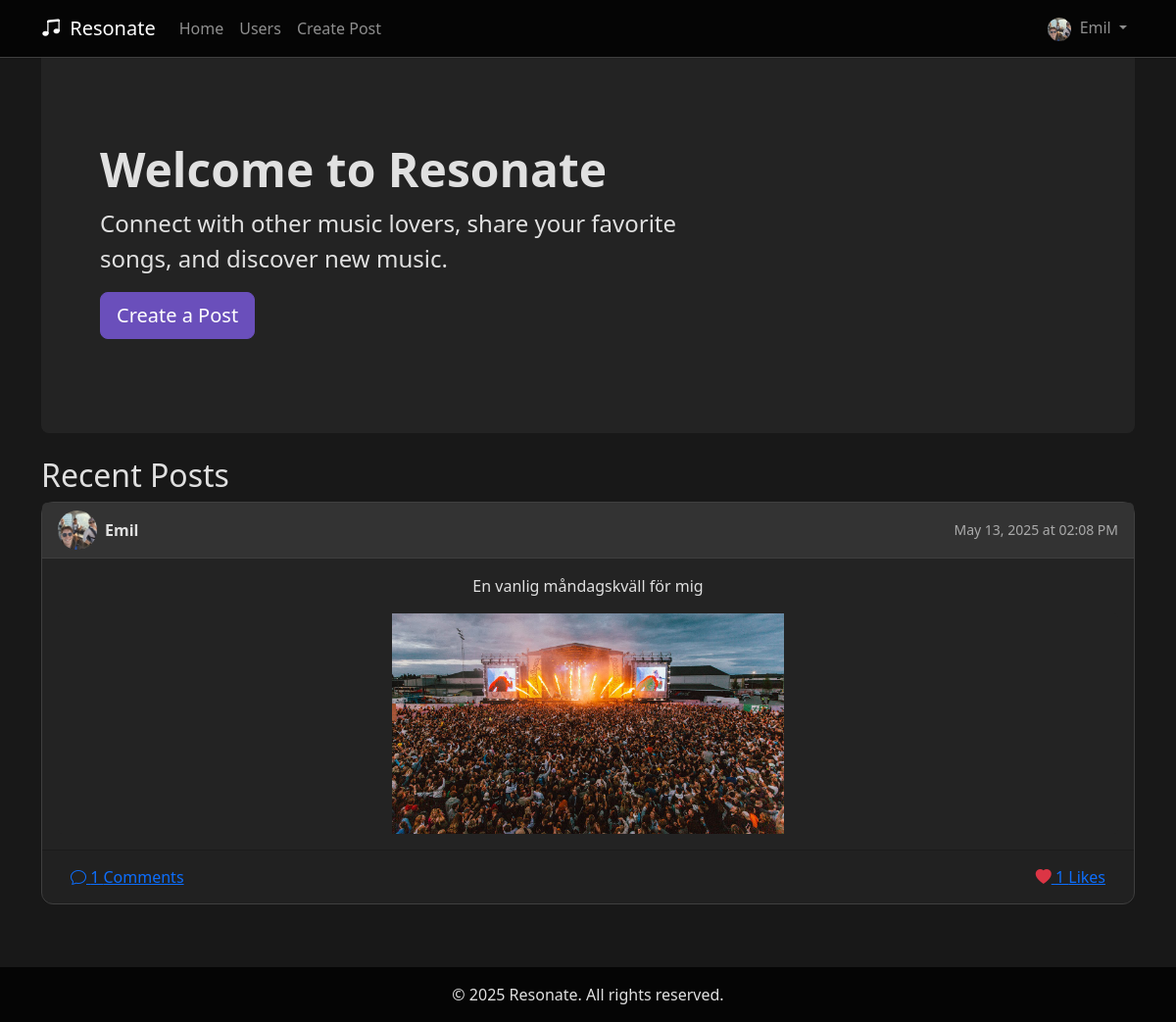
Page / (signed in) on the committed database.
### app.py (models this page shows, shortened)
class User(UserMixin, db.Model):
    __tablename__ = 'users'
    userId = db.Column(db.String(36), primary_key=True, default=lambda: str(uuid.uuid4()))
    username = db.Column(db.String(80), nullable=False)
    email = db.Column(db.String(120), unique=True, nullable=False)
    password = db.Column(db.String(128))
    profilePicture = db.Column(db.String, nullable=True, default='default.jpg')
    favoriteGenres = db.Column(db.String, nullable=True)
    createdAt = db.Column(db.DateTime, default=datetime.utcnow)
    spotify_access_token = db.Column(db.String(255), nullable=True)
    spotify_refresh_token = db.Column(db.String(255), nullable=True)
    spotify_user_id = db.Column(db.String(255), nullable=True)
    spotify_token_expiry = db.Column(db.DateTime, nullable=True)
    bio = db.Column(db.Text, nullable=True)
    sotd_title = db.Column(db.String(200), nullable=True)
    sotd_artist = db.Column(db.String(200), nullable=True)
    song_picture = db.Column(db.String(200), nullable=True)
    favorite_songs = db.Column(db.String, nullable=True)
    followed = db.relationship(
        'User',
        secondary=followers,
        primaryjoin=(followers.c.follower_id == userId),
        secondaryjoin=(followers.c.followed_id == userId),
        backref=db.backref('followers', lazy='dynamic'),
        lazy='dynamic'
    )
    @property
    def following(self):
        return self.followed

class Post(db.Model):
    __tablename__ = 'posts'
    postId = db.Column(db.String(36), primary_key=True, default=lambda: str(uuid.uuid4()))
    userId = db.Column(db.String(36), db.ForeignKey('users.userId'), nullable=False)
    content = db.Column(db.Text, nullable=False)
    created_at = db.Column(db.DateTime, default=datetime.utcnow)
    post_picture = db.Column(db.String(200), nullable=True)
    user = db.relationship('User', backref=db.backref('posts', lazy='dynamic'))
    likes = db.relationship('Like', primaryjoin='Post.postId==Like.postId',
                            backref='post', lazy='dynamic')
    comments = db.relationship('Comment', primaryjoin='Post.postId==Comment.postId',
                               backref='post', lazy='dynamic')

### app.py (the view)
@app.route('/')
def index():
    if current_user.is_authenticated:
        followed_user_ids = [user.userId for user in current_user.following] + [current_user.userId]
        posts = Post.query.filter(Post.userId.in_(followed_user_ids)).order_by(Post.created_at.desc()).limit(10).all()
    else:
        posts = Post.query.order_by(Post.created_at.desc()).limit(10).all()
    posts_with_users = [
        {
            'post': post,
            'user': db.session.get(User, post.userId)
        } for post in posts
    ]
    return render_template('index.html', posts=posts_with_users)

### app.py (called while the page is built)
def add_methods_to_user_model(User):
    def has_liked_post(self, post):
        return Like.query.filter_by(userId=self.userId, postId=post.postId).first() is not None
    User.has_liked_post = has_liked_post
    return User

@login_manager.user_loader
def load_user(user_id):
    return db.session.get(User, user_id)

### templates/index.html (shortened to what this page needs)
{% extends "base.html" %}
{% block content %}
<div class="container">
    <div class="row">
        <div class="col-md-12">
            <div class="p-5 mb-4 bg-light rounded-3">
                <div class="container-fluid py-5">
                    <h1 class="display-5 fw-bold">Welcome to Resonate</h1>
                    <p class="col-md-8 fs-4">Connect with other music lovers, share your favorite songs, and discover new music.</p>
                    {% if not current_user.is_authenticated %}
                    <div>
                        <a href="{{ url_for('register') }}" class="btn btn-primary btn-lg me-2">Sign Up</a>
                        <a href="{{ url_for('login') }}" class="btn btn-primary btn-lg me-2">Log In</a>
                    </div>
                    {% else %}
                    <a href="{{ url_for('create_post') }}" class="btn btn-primary btn-lg">Create a Post</a>
                    {% endif %}
                </div>
            </div>
        </div>
    </div>
    {% if current_user.is_authenticated %}
    <div class="row">
        <div class="col-md-12">
            <h2>Recent Posts</h2>
            {% for item in posts %}
            <div class="card mb-3">
                <div class="card-header d-flex justify-content-between align-items-center">
                    <div class="d-flex align-items-center">
                        <img src="{{ url_for('static', filename='profile_pics/' + item.user.profilePicture) }}"
                            class="profile-pic-small rounded-circle me-2"
                            alt="{{ item.user.username }}'s profile picture">
                        <strong>{{ item.user.username }}</strong>
                    </div>
                    <small class="text-muted">{{ item.post.created_at.strftime('%B %d, %Y at %I:%M %p') }}</small>
                </div>
                <div class="card-body">
                    <p class="text-center">{{ item.post.content }}</p>
                    {% if item.post.post_picture %}
                    <div class="post-image-container">
                        <img src="{{ url_for('static', filename='post_pics/' + item.post.post_picture) }}"
                             alt="Post Image"
                             class="post-image">
                    </div>
                    {% endif %}
                </div>
                <div class="card-footer">
                    <div class="d-flex justify-content-between">
                        <a href="{{ url_for('view_post', post_id=item.post.postId) }}" class="btn btn-link">
                            <i class="bi bi-chat"></i> {{ item.post.comments.count() }} Comments
                        </a>
                        <form method="POST" action="{{ url_for('like_post', post_id=item.post.postId) }}" class="d-inline">
                            <button type="submit" class="btn btn-link">
                                {% if current_user.has_liked_post(item.post) %}
                                    <i class="bi bi-heart-fill text-danger"></i>
                                {% else %}
                                    <i class="bi bi-heart text-muted"></i>
                                {% endif %}
                                {{ item.post.likes.count() }} Likes
                            </button>
                        </form>
                    </div>
                </div>
            </div>
            {% else %}
            <div class="alert alert-info text-center">
                No posts to show. Start following users or create your first post!
            </div>
            {% endfor %}
        </div>
    </div>
    {% endif %}
</div>
{% endblock %}

### templates/base.html (shortened to what this page needs)
<!DOCTYPE html>
<html lang="en">
<head>
    <link href="https://cdn.jsdelivr.net/npm/bootstrap@5.2.3/dist/css/bootstrap.min.css" rel="stylesheet">
    <link rel="stylesheet" href="https://cdn.jsdelivr.net/npm/bootstrap-icons@1.10.3/font/bootstrap-icons.css">
</head>
<body>
    <nav class="navbar navbar-expand-lg navbar-dark bg-primary fixed-top">
        <div class="container">
            <a class="navbar-brand" href="{{ url_for('index') }}">
                <i class="bi bi-music-note-beamed me-1"></i> Resonate
            </a>
            <div class="collapse navbar-collapse" id="navbarNav">
                <ul class="navbar-nav me-auto">
                    <li class="nav-item">
                        <a class="nav-link" href="{{ url_for('index') }}">Home</a>
                    </li>
                    <li class="nav-item">
                        <a class="nav-link" href="{{ url_for('users') }}">Users</a>
                    </li>
                    {% if current_user.is_authenticated %}
                    <li class="nav-item">
                        <a class="nav-link" href="{{ url_for('create_post') }}">Create Post</a>
                    </li>
                    {% endif %}
                </ul>
                <ul class="navbar-nav ms-auto">
                    {% if current_user.is_authenticated %}
                    <li class="nav-item dropdown">
                        <a class="nav-link dropdown-toggle" href="#" role="button" data-bs-toggle="dropdown">
                            <img src="{{ url_for('static', filename='profile_pics/' + current_user.profilePicture) }}"
                                 class="rounded-circle me-1" style="width: 24px; height: 24px; object-fit: cover;">
                            {{ current_user.username }}
                        </a>
                    </li>
                    {% endif %}
                </ul>
            </div>
        </div>
    </nav>
    <main class="py-5">
        {% block content %}{% endblock %}
    </main>
    <footer class="footer text-center">
        <div class="container">
            <p class="mb-0">&copy; 2025 Resonate. All rights reserved.</p>
        </div>
    </footer>
</body>
</html>

### templates/base.html (style rules this page uses)
:root { --bg-primary: #181818; --bg-secondary: #232323; --bg-tertiary: #333333; --accent-primary: #6a4fbb; --accent-secondary: #a45dff; --accent-tertiary: #c4a8d6; --text-primary: #e0e0e0; --text-secondary: #aaaaaa; --text-muted: #888888; --border-color: #3f3f3f; --glow-effect: 0 0 8px rgba(164, 93, 255, 0.7), 0 0 16px rgba(164, 93, 255, 0.4); }
html, body { height: 100%; margin: 0; background-color: var(--bg-primary); color: var(--text-primary); }
body { display: flex; flex-direction: column; }
.profile-pic-small { width: 40px; height: 40px; object-fit: cover; border-radius: 50%; }
main { flex: 1 0 auto; padding-top: 80px; }
.navbar { background-color: #050505 !important; border-bottom: 1px solid var(--border-color); }
.card { background-color: var(--bg-secondary); border: 1px solid var(--border-color); border-radius: 12px; }
.card-header { background-color: var(--bg-tertiary); border-bottom: 1px solid var(--border-color); }
.btn-primary { background-color: var(--accent-primary); border-color: var(--accent-primary); }
.p-5.bg-light, .p-5.mb-4.bg-light { background-color: var(--bg-secondary) !important; }
h1, h2, h3, h4, h5, h6, p { color: var(--text-primary); }
a { color: var(--accent-primary); }
.text-muted { color: var(--text-secondary) !important; }
.footer { flex-shrink: 0; background-color: #050505 !important; color: var(--text-secondary); width: 100%; padding: 1rem 0; }

### templates/index.html (style rules this page uses)
.post-image-container { width: 100%; max-height: 400px; display: flex; justify-content: center; align-items: center; margin-top: 15px; background-color: var(--bg-secondary); border-radius: 0.25rem; overflow: hidden; }
.post-image { max-width: 400px; max-height: 100%; object-fit: contain; object-position: center; }

### rows in the picture
User: profilePicture (picture), username "Emil", profilePicture+username (picture), user.username "Emil"
Post: post.created_at "May 13, 2025 at 02:08 PM", post.content "En vanlig måndagskväll för mig", post_picture (picture)

### other values in the picture
{{ item.post.comments.count() }} "1"
{{ item.post.likes.count() }} "1"
